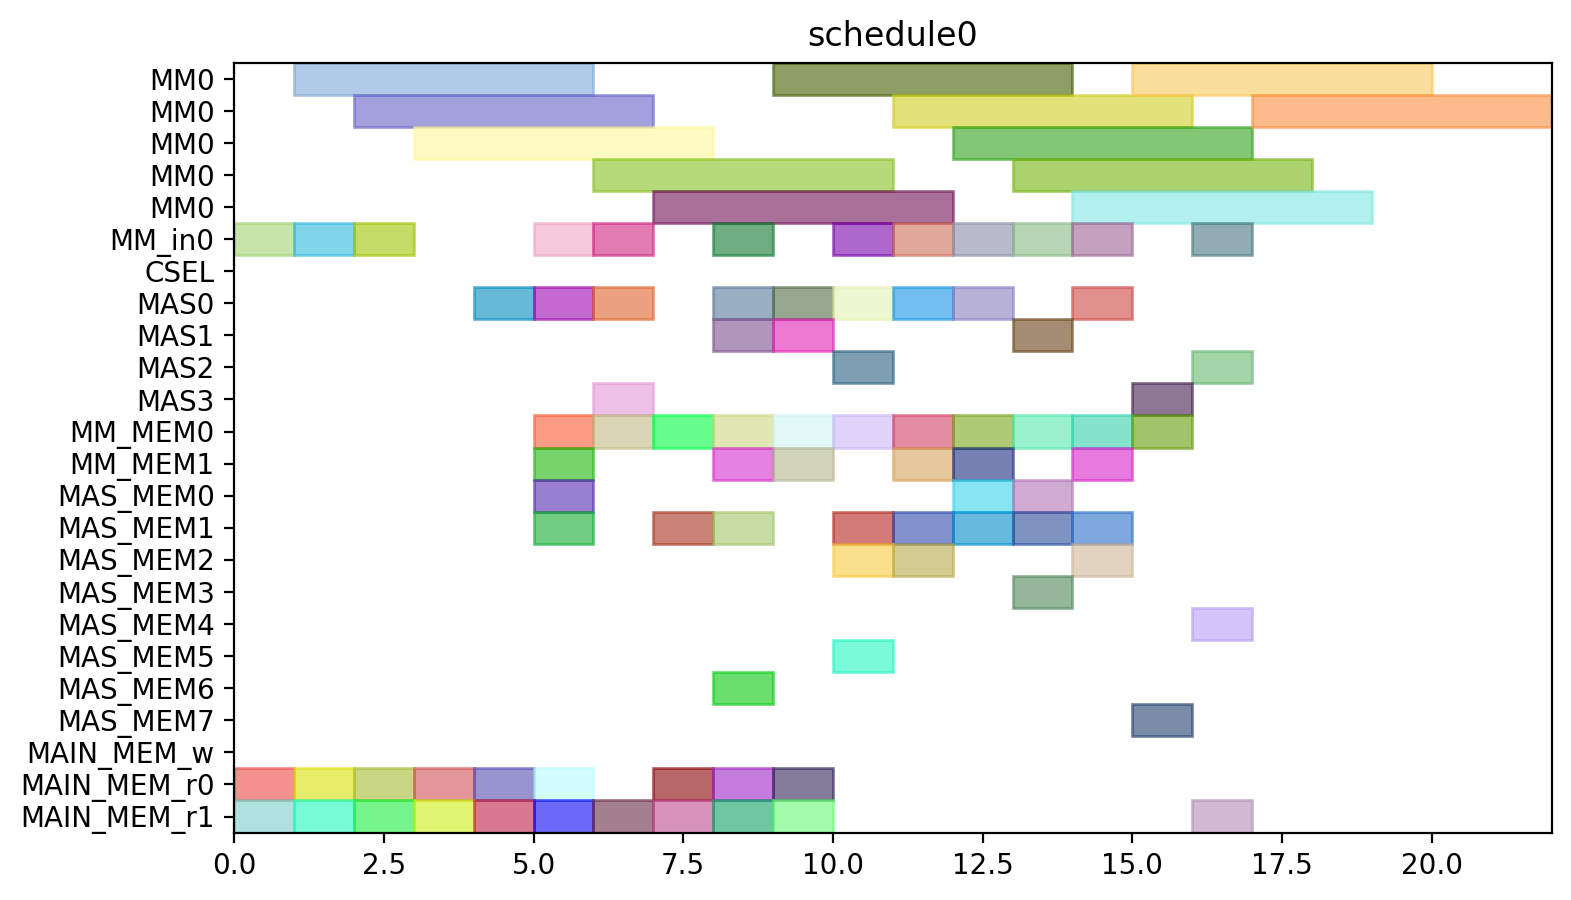

Here is the Python script that generated this plot:
from pyschedule import Scenario, solvers, plotters, alt


def solve():
	horizon = 120
	S = Scenario("schedule0", horizon=horizon)

	# resource
	MM = S.Resources('MM', num=1, size=5)
	MM_in = S.Resources('MM_in', num=1)
	CSEL = S.Resource('CSEL')
	MAS = S.Resources('MAS', num=4, size=1, periods=range(1, horizon))
	MM_MEM = S.Resources('MM_MEM', num=2)
	MAS_MEM = S.Resources('MAS_MEM', num=8)
	MAIN_MEM_w = S.Resource('MAIN_MEM_w', size=1)
	MAIN_MEM_r = S.Resources('MAIN_MEM_r', num=2)

	# result of previous scheduling

	# new tasks
	t0 = S.Task('t0', length=5, delay_cost=1)
	t0 += alt(MM)
	t0_in = S.Task('t0_in', length=1, delay_cost=1)
	t0_in += alt(MM_in)
	S += t0_in*MM_in[0]<=t0*MM[0]
	t0_mem0 = S.Task('t0_mem0', length=1, delay_cost=1)
	t0_mem0 += MAIN_MEM_r[0]
	S += t0_mem0 <= t0

	t0_mem1 = S.Task('t0_mem1', length=1, delay_cost=1)
	t0_mem1 += MAIN_MEM_r[1]
	S += t0_mem1 <= t0

	t1 = S.Task('t1', length=5, delay_cost=1)
	t1 += alt(MM)
	t1_in = S.Task('t1_in', length=1, delay_cost=1)
	t1_in += alt(MM_in)
	S += t1_in*MM_in[0]<=t1*MM[0]
	t1_mem0 = S.Task('t1_mem0', length=1, delay_cost=1)
	t1_mem0 += MAIN_MEM_r[0]
	S += t1_mem0 <= t1

	t1_mem1 = S.Task('t1_mem1', length=1, delay_cost=1)
	t1_mem1 += MAIN_MEM_r[1]
	S += t1_mem1 <= t1

	t2 = S.Task('t2', length=5, delay_cost=1)
	t2 += alt(MM)
	t2_in = S.Task('t2_in', length=1, delay_cost=1)
	t2_in += alt(MM_in)
	S += t2_in*MM_in[0]<=t2*MM[0]
	t2_mem0 = S.Task('t2_mem0', length=1, delay_cost=1)
	t2_mem0 += MAIN_MEM_r[0]
	S += t2_mem0 <= t2

	t2_mem1 = S.Task('t2_mem1', length=1, delay_cost=1)
	t2_mem1 += MAIN_MEM_r[1]
	S += t2_mem1 <= t2

	t3 = S.Task('t3', length=1, delay_cost=1)
	t3 += alt(MAS)
	t3_mem0 = S.Task('t3_mem0', length=1, delay_cost=1)
	t3_mem0 += MAIN_MEM_r[0]
	S += t3_mem0 <= t3

	t3_mem1 = S.Task('t3_mem1', length=1, delay_cost=1)
	t3_mem1 += MAIN_MEM_r[1]
	S += t3_mem1 <= t3

	t4 = S.Task('t4', length=1, delay_cost=1)
	t4 += alt(MAS)
	t4_mem0 = S.Task('t4_mem0', length=1, delay_cost=1)
	t4_mem0 += MAIN_MEM_r[0]
	S += t4_mem0 <= t4

	t4_mem1 = S.Task('t4_mem1', length=1, delay_cost=1)
	t4_mem1 += MAIN_MEM_r[1]
	S += t4_mem1 <= t4

	t8 = S.Task('t8', length=1, delay_cost=1)
	t8 += alt(MAS)
	t8_mem0 = S.Task('t8_mem0', length=1, delay_cost=1)
	t8_mem0 += MAIN_MEM_r[0]
	S += t8_mem0 <= t8

	t8_mem1 = S.Task('t8_mem1', length=1, delay_cost=1)
	t8_mem1 += MAIN_MEM_r[1]
	S += t8_mem1 <= t8

	t9 = S.Task('t9', length=1, delay_cost=1)
	t9 += alt(MAS)
	t9_mem0 = S.Task('t9_mem0', length=1, delay_cost=1)
	t9_mem0 += MAIN_MEM_r[0]
	S += t9_mem0 <= t9

	t9_mem1 = S.Task('t9_mem1', length=1, delay_cost=1)
	t9_mem1 += MAIN_MEM_r[1]
	S += t9_mem1 <= t9

	t13 = S.Task('t13', length=1, delay_cost=1)
	t13 += alt(MAS)
	t13_mem0 = S.Task('t13_mem0', length=1, delay_cost=1)
	t13_mem0 += MAIN_MEM_r[0]
	S += t13_mem0 <= t13

	t13_mem1 = S.Task('t13_mem1', length=1, delay_cost=1)
	t13_mem1 += MAIN_MEM_r[1]
	S += t13_mem1 <= t13

	t14 = S.Task('t14', length=1, delay_cost=1)
	t14 += alt(MAS)
	t14_mem0 = S.Task('t14_mem0', length=1, delay_cost=1)
	t14_mem0 += MAIN_MEM_r[0]
	S += t14_mem0 <= t14

	t14_mem1 = S.Task('t14_mem1', length=1, delay_cost=1)
	t14_mem1 += MAIN_MEM_r[1]
	S += t14_mem1 <= t14

	t5 = S.Task('t5', length=5, delay_cost=1)
	t5 += alt(MM)
	t5_in = S.Task('t5_in', length=1, delay_cost=1)
	t5_in += alt(MM_in)
	S += t5_in*MM_in[0]<=t5*MM[0]
	t5_mem0 = S.Task('t5_mem0', length=1, delay_cost=1)
	t5_mem0 += alt(MAS_MEM)
	S += (t3*MAS[0])-1 < t5_mem0*MAS_MEM[0]
	S += (t3*MAS[1])-1 < t5_mem0*MAS_MEM[2]
	S += (t3*MAS[2])-1 < t5_mem0*MAS_MEM[4]
	S += (t3*MAS[3])-1 < t5_mem0*MAS_MEM[6]
	S += t5_mem0 <= t5

	t5_mem1 = S.Task('t5_mem1', length=1, delay_cost=1)
	t5_mem1 += alt(MAS_MEM)
	S += (t4*MAS[0])-1 < t5_mem1*MAS_MEM[1]
	S += (t4*MAS[1])-1 < t5_mem1*MAS_MEM[3]
	S += (t4*MAS[2])-1 < t5_mem1*MAS_MEM[5]
	S += (t4*MAS[3])-1 < t5_mem1*MAS_MEM[7]
	S += t5_mem1 <= t5

	t6 = S.Task('t6', length=1, delay_cost=1)
	t6 += alt(MAS)
	t6_mem0 = S.Task('t6_mem0', length=1, delay_cost=1)
	t6_mem0 += alt(MM_MEM)
	S += (t0*MM[0])-1 < t6_mem0*MM_MEM[0]
	S += t6_mem0 <= t6

	t6_mem1 = S.Task('t6_mem1', length=1, delay_cost=1)
	t6_mem1 += alt(MM_MEM)
	S += (t1*MM[0])-1 < t6_mem1*MM_MEM[1]
	S += t6_mem1 <= t6

	t10 = S.Task('t10', length=5, delay_cost=1)
	t10 += alt(MM)
	t10_in = S.Task('t10_in', length=1, delay_cost=1)
	t10_in += alt(MM_in)
	S += t10_in*MM_in[0]<=t10*MM[0]
	t10_mem0 = S.Task('t10_mem0', length=1, delay_cost=1)
	t10_mem0 += alt(MAS_MEM)
	S += (t8*MAS[0])-1 < t10_mem0*MAS_MEM[0]
	S += (t8*MAS[1])-1 < t10_mem0*MAS_MEM[2]
	S += (t8*MAS[2])-1 < t10_mem0*MAS_MEM[4]
	S += (t8*MAS[3])-1 < t10_mem0*MAS_MEM[6]
	S += t10_mem0 <= t10

	t10_mem1 = S.Task('t10_mem1', length=1, delay_cost=1)
	t10_mem1 += alt(MAS_MEM)
	S += (t9*MAS[0])-1 < t10_mem1*MAS_MEM[1]
	S += (t9*MAS[1])-1 < t10_mem1*MAS_MEM[3]
	S += (t9*MAS[2])-1 < t10_mem1*MAS_MEM[5]
	S += (t9*MAS[3])-1 < t10_mem1*MAS_MEM[7]
	S += t10_mem1 <= t10

	t11 = S.Task('t11', length=1, delay_cost=1)
	t11 += alt(MAS)
	t11_mem0 = S.Task('t11_mem0', length=1, delay_cost=1)
	t11_mem0 += alt(MM_MEM)
	S += (t1*MM[0])-1 < t11_mem0*MM_MEM[0]
	S += t11_mem0 <= t11

	t11_mem1 = S.Task('t11_mem1', length=1, delay_cost=1)
	t11_mem1 += alt(MM_MEM)
	S += (t2*MM[0])-1 < t11_mem1*MM_MEM[1]
	S += t11_mem1 <= t11

	t15 = S.Task('t15', length=5, delay_cost=1)
	t15 += alt(MM)
	t15_in = S.Task('t15_in', length=1, delay_cost=1)
	t15_in += alt(MM_in)
	S += t15_in*MM_in[0]<=t15*MM[0]
	t15_mem0 = S.Task('t15_mem0', length=1, delay_cost=1)
	t15_mem0 += alt(MAS_MEM)
	S += (t13*MAS[0])-1 < t15_mem0*MAS_MEM[0]
	S += (t13*MAS[1])-1 < t15_mem0*MAS_MEM[2]
	S += (t13*MAS[2])-1 < t15_mem0*MAS_MEM[4]
	S += (t13*MAS[3])-1 < t15_mem0*MAS_MEM[6]
	S += t15_mem0 <= t15

	t15_mem1 = S.Task('t15_mem1', length=1, delay_cost=1)
	t15_mem1 += alt(MAS_MEM)
	S += (t14*MAS[0])-1 < t15_mem1*MAS_MEM[1]
	S += (t14*MAS[1])-1 < t15_mem1*MAS_MEM[3]
	S += (t14*MAS[2])-1 < t15_mem1*MAS_MEM[5]
	S += (t14*MAS[3])-1 < t15_mem1*MAS_MEM[7]
	S += t15_mem1 <= t15

	t16 = S.Task('t16', length=1, delay_cost=1)
	t16 += alt(MAS)
	t16_mem0 = S.Task('t16_mem0', length=1, delay_cost=1)
	t16_mem0 += alt(MM_MEM)
	S += (t0*MM[0])-1 < t16_mem0*MM_MEM[0]
	S += t16_mem0 <= t16

	t16_mem1 = S.Task('t16_mem1', length=1, delay_cost=1)
	t16_mem1 += alt(MM_MEM)
	S += (t2*MM[0])-1 < t16_mem1*MM_MEM[1]
	S += t16_mem1 <= t16

	t18 = S.Task('t18', length=1, delay_cost=1)
	t18 += alt(MAS)
	t18_mem0 = S.Task('t18_mem0', length=1, delay_cost=1)
	t18_mem0 += alt(MM_MEM)
	S += (t0*MM[0])-1 < t18_mem0*MM_MEM[0]
	S += t18_mem0 <= t18

	t18_mem1 = S.Task('t18_mem1', length=1, delay_cost=1)
	t18_mem1 += alt(MM_MEM)
	S += (t0*MM[0])-1 < t18_mem1*MM_MEM[1]
	S += t18_mem1 <= t18

	t20 = S.Task('t20', length=5, delay_cost=1)
	t20 += alt(MM)
	t20_in = S.Task('t20_in', length=1, delay_cost=1)
	t20_in += alt(MM_in)
	S += t20_in*MM_in[0]<=t20*MM[0]
	t20_mem0 = S.Task('t20_mem0', length=1, delay_cost=1)
	t20_mem0 += alt(MM_MEM)
	S += (t2*MM[0])-1 < t20_mem0*MM_MEM[0]
	S += t20_mem0 <= t20

	t20_mem1 = S.Task('t20_mem1', length=1, delay_cost=1)
	t20_mem1 += MAIN_MEM_r[1]
	S += t20_mem1 <= t20

	t7 = S.Task('t7', length=1, delay_cost=1)
	t7 += alt(MAS)
	t7_mem0 = S.Task('t7_mem0', length=1, delay_cost=1)
	t7_mem0 += alt(MM_MEM)
	S += (t5*MM[0])-1 < t7_mem0*MM_MEM[0]
	S += t7_mem0 <= t7

	t7_mem1 = S.Task('t7_mem1', length=1, delay_cost=1)
	t7_mem1 += alt(MAS_MEM)
	S += (t6*MAS[0])-1 < t7_mem1*MAS_MEM[1]
	S += (t6*MAS[1])-1 < t7_mem1*MAS_MEM[3]
	S += (t6*MAS[2])-1 < t7_mem1*MAS_MEM[5]
	S += (t6*MAS[3])-1 < t7_mem1*MAS_MEM[7]
	S += t7_mem1 <= t7

	t12 = S.Task('t12', length=1, delay_cost=1)
	t12 += alt(MAS)
	t12_mem0 = S.Task('t12_mem0', length=1, delay_cost=1)
	t12_mem0 += alt(MM_MEM)
	S += (t10*MM[0])-1 < t12_mem0*MM_MEM[0]
	S += t12_mem0 <= t12

	t12_mem1 = S.Task('t12_mem1', length=1, delay_cost=1)
	t12_mem1 += alt(MAS_MEM)
	S += (t11*MAS[0])-1 < t12_mem1*MAS_MEM[1]
	S += (t11*MAS[1])-1 < t12_mem1*MAS_MEM[3]
	S += (t11*MAS[2])-1 < t12_mem1*MAS_MEM[5]
	S += (t11*MAS[3])-1 < t12_mem1*MAS_MEM[7]
	S += t12_mem1 <= t12

	t17 = S.Task('t17', length=1, delay_cost=1)
	t17 += alt(MAS)
	t17_mem0 = S.Task('t17_mem0', length=1, delay_cost=1)
	t17_mem0 += alt(MM_MEM)
	S += (t15*MM[0])-1 < t17_mem0*MM_MEM[0]
	S += t17_mem0 <= t17

	t17_mem1 = S.Task('t17_mem1', length=1, delay_cost=1)
	t17_mem1 += alt(MAS_MEM)
	S += (t16*MAS[0])-1 < t17_mem1*MAS_MEM[1]
	S += (t16*MAS[1])-1 < t17_mem1*MAS_MEM[3]
	S += (t16*MAS[2])-1 < t17_mem1*MAS_MEM[5]
	S += (t16*MAS[3])-1 < t17_mem1*MAS_MEM[7]
	S += t17_mem1 <= t17

	t19 = S.Task('t19', length=1, delay_cost=1)
	t19 += alt(MAS)
	t19_mem0 = S.Task('t19_mem0', length=1, delay_cost=1)
	t19_mem0 += alt(MM_MEM)
	S += (t0*MM[0])-1 < t19_mem0*MM_MEM[0]
	S += t19_mem0 <= t19

	t19_mem1 = S.Task('t19_mem1', length=1, delay_cost=1)
	t19_mem1 += alt(MAS_MEM)
	S += (t18*MAS[0])-1 < t19_mem1*MAS_MEM[1]
	S += (t18*MAS[1])-1 < t19_mem1*MAS_MEM[3]
	S += (t18*MAS[2])-1 < t19_mem1*MAS_MEM[5]
	S += (t18*MAS[3])-1 < t19_mem1*MAS_MEM[7]
	S += t19_mem1 <= t19

	t21 = S.Task('t21', length=1, delay_cost=1)
	t21 += alt(MAS)
	t21_mem0 = S.Task('t21_mem0', length=1, delay_cost=1)
	t21_mem0 += alt(MM_MEM)
	S += (t1*MM[0])-1 < t21_mem0*MM_MEM[0]
	S += t21_mem0 <= t21

	t21_mem1 = S.Task('t21_mem1', length=1, delay_cost=1)
	t21_mem1 += alt(MM_MEM)
	S += (t20*MM[0])-1 < t21_mem1*MM_MEM[1]
	S += t21_mem1 <= t21

	t22 = S.Task('t22', length=1, delay_cost=1)
	t22 += alt(MAS)
	t22_mem0 = S.Task('t22_mem0', length=1, delay_cost=1)
	t22_mem0 += alt(MM_MEM)
	S += (t1*MM[0])-1 < t22_mem0*MM_MEM[0]
	S += t22_mem0 <= t22

	t22_mem1 = S.Task('t22_mem1', length=1, delay_cost=1)
	t22_mem1 += alt(MM_MEM)
	S += (t20*MM[0])-1 < t22_mem1*MM_MEM[1]
	S += t22_mem1 <= t22

	t23 = S.Task('t23', length=5, delay_cost=1)
	t23 += alt(MM)
	t23_in = S.Task('t23_in', length=1, delay_cost=1)
	t23_in += alt(MM_in)
	S += t23_in*MM_in[0]<=t23*MM[0]
	t23_mem0 = S.Task('t23_mem0', length=1, delay_cost=1)
	t23_mem0 += alt(MAS_MEM)
	S += (t17*MAS[0])-1 < t23_mem0*MAS_MEM[0]
	S += (t17*MAS[1])-1 < t23_mem0*MAS_MEM[2]
	S += (t17*MAS[2])-1 < t23_mem0*MAS_MEM[4]
	S += (t17*MAS[3])-1 < t23_mem0*MAS_MEM[6]
	S += t23_mem0 <= t23

	t23_mem1 = S.Task('t23_mem1', length=1, delay_cost=1)
	t23_mem1 += MAIN_MEM_r[1]
	S += t23_mem1 <= t23

	t25 = S.Task('t25', length=5, delay_cost=1)
	t25 += alt(MM)
	t25_in = S.Task('t25_in', length=1, delay_cost=1)
	t25_in += alt(MM_in)
	S += t25_in*MM_in[0]<=t25*MM[0]
	t25_mem0 = S.Task('t25_mem0', length=1, delay_cost=1)
	t25_mem0 += alt(MAS_MEM)
	S += (t7*MAS[0])-1 < t25_mem0*MAS_MEM[0]
	S += (t7*MAS[1])-1 < t25_mem0*MAS_MEM[2]
	S += (t7*MAS[2])-1 < t25_mem0*MAS_MEM[4]
	S += (t7*MAS[3])-1 < t25_mem0*MAS_MEM[6]
	S += t25_mem0 <= t25

	t25_mem1 = S.Task('t25_mem1', length=1, delay_cost=1)
	t25_mem1 += alt(MAS_MEM)
	S += (t22*MAS[0])-1 < t25_mem1*MAS_MEM[1]
	S += (t22*MAS[1])-1 < t25_mem1*MAS_MEM[3]
	S += (t22*MAS[2])-1 < t25_mem1*MAS_MEM[5]
	S += (t22*MAS[3])-1 < t25_mem1*MAS_MEM[7]
	S += t25_mem1 <= t25

	t27 = S.Task('t27', length=5, delay_cost=1)
	t27 += alt(MM)
	t27_in = S.Task('t27_in', length=1, delay_cost=1)
	t27_in += alt(MM_in)
	S += t27_in*MM_in[0]<=t27*MM[0]
	t27_mem0 = S.Task('t27_mem0', length=1, delay_cost=1)
	t27_mem0 += alt(MAS_MEM)
	S += (t22*MAS[0])-1 < t27_mem0*MAS_MEM[0]
	S += (t22*MAS[1])-1 < t27_mem0*MAS_MEM[2]
	S += (t22*MAS[2])-1 < t27_mem0*MAS_MEM[4]
	S += (t22*MAS[3])-1 < t27_mem0*MAS_MEM[6]
	S += t27_mem0 <= t27

	t27_mem1 = S.Task('t27_mem1', length=1, delay_cost=1)
	t27_mem1 += alt(MAS_MEM)
	S += (t21*MAS[0])-1 < t27_mem1*MAS_MEM[1]
	S += (t21*MAS[1])-1 < t27_mem1*MAS_MEM[3]
	S += (t21*MAS[2])-1 < t27_mem1*MAS_MEM[5]
	S += (t21*MAS[3])-1 < t27_mem1*MAS_MEM[7]
	S += t27_mem1 <= t27

	t28 = S.Task('t28', length=5, delay_cost=1)
	t28 += alt(MM)
	t28_in = S.Task('t28_in', length=1, delay_cost=1)
	t28_in += alt(MM_in)
	S += t28_in*MM_in[0]<=t28*MM[0]
	t28_mem0 = S.Task('t28_mem0', length=1, delay_cost=1)
	t28_mem0 += alt(MAS_MEM)
	S += (t19*MAS[0])-1 < t28_mem0*MAS_MEM[0]
	S += (t19*MAS[1])-1 < t28_mem0*MAS_MEM[2]
	S += (t19*MAS[2])-1 < t28_mem0*MAS_MEM[4]
	S += (t19*MAS[3])-1 < t28_mem0*MAS_MEM[6]
	S += t28_mem0 <= t28

	t28_mem1 = S.Task('t28_mem1', length=1, delay_cost=1)
	t28_mem1 += alt(MAS_MEM)
	S += (t7*MAS[0])-1 < t28_mem1*MAS_MEM[1]
	S += (t7*MAS[1])-1 < t28_mem1*MAS_MEM[3]
	S += (t7*MAS[2])-1 < t28_mem1*MAS_MEM[5]
	S += (t7*MAS[3])-1 < t28_mem1*MAS_MEM[7]
	S += t28_mem1 <= t28

	t29 = S.Task('t29', length=5, delay_cost=1)
	t29 += alt(MM)
	t29_in = S.Task('t29_in', length=1, delay_cost=1)
	t29_in += alt(MM_in)
	S += t29_in*MM_in[0]<=t29*MM[0]
	t29_mem0 = S.Task('t29_mem0', length=1, delay_cost=1)
	t29_mem0 += alt(MAS_MEM)
	S += (t21*MAS[0])-1 < t29_mem0*MAS_MEM[0]
	S += (t21*MAS[1])-1 < t29_mem0*MAS_MEM[2]
	S += (t21*MAS[2])-1 < t29_mem0*MAS_MEM[4]
	S += (t21*MAS[3])-1 < t29_mem0*MAS_MEM[6]
	S += t29_mem0 <= t29

	t29_mem1 = S.Task('t29_mem1', length=1, delay_cost=1)
	t29_mem1 += alt(MAS_MEM)
	S += (t12*MAS[0])-1 < t29_mem1*MAS_MEM[1]
	S += (t12*MAS[1])-1 < t29_mem1*MAS_MEM[3]
	S += (t12*MAS[2])-1 < t29_mem1*MAS_MEM[5]
	S += (t12*MAS[3])-1 < t29_mem1*MAS_MEM[7]
	S += t29_mem1 <= t29

	solvers.mip.solve(S,msg=1,kind='CPLEX',ratio_gap=1.01)

	solution = [['hoge']*len(S.solution()[1]) for i in range(len(S.solution()))]
	for i in range(len(S.solution())):
		for j in range(len(S.solution()[i])):
			solution[i][j]=str(S.solution()[i][j])
	print(solution)

	cycles = int(solution[-1][3])

	pic_file_name = "/home/mfukuda/ABE/multiRAM_multiMAS_16mux/scheduling_result/stage5MM1_stage1MAS4/EP_ADD_A_0/schedule0.png"
	if(S.solution() != []):
		plotters.matplotlib.plot(S,img_filename=pic_file_name, show_task_labels=False, fig_size=(cycles*0.25+3, 5))

	return solution
